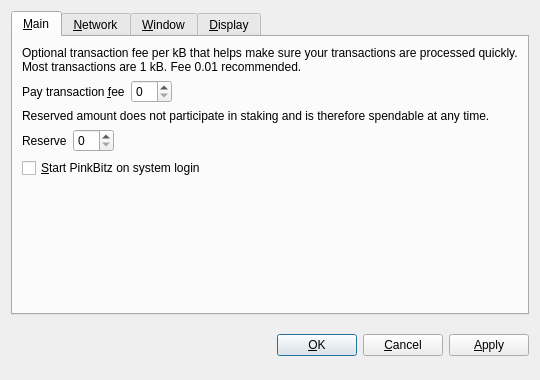
<?xml version="1.0" encoding="UTF-8"?>
<ui version="4.0">
 <class>OptionsDialog</class>
 <widget class="QDialog" name="OptionsDialog">
  <property name="geometry">
   <rect>
    <x>0</x>
    <y>0</y>
    <width>540</width>
    <height>380</height>
   </rect>
  </property>
  <property name="windowTitle">
   <string>Options</string>
  </property>
  <property name="modal">
   <bool>true</bool>
  </property>
  <layout class="QVBoxLayout" name="verticalLayout">
   <item>
    <widget class="QTabWidget" name="tabWidget">
     <property name="tabPosition">
      <enum>QTabWidget::North</enum>
     </property>
     <property name="currentIndex">
      <number>0</number>
     </property>
     <widget class="QWidget" name="tabMain">
      <attribute name="title">
       <string>&amp;Main</string>
      </attribute>
      <layout class="QVBoxLayout" name="verticalLayout_Main">
       <item>
        <widget class="QLabel" name="transactionFeeInfoLabel">
         <property name="text">
          <string>Optional transaction fee per kB that helps make sure your transactions are processed quickly. Most transactions are 1 kB. Fee 0.01 recommended.</string>
         </property>
         <property name="textFormat">
          <enum>Qt::PlainText</enum>
         </property>
         <property name="wordWrap">
          <bool>true</bool>
         </property>
        </widget>
       </item>
       <item>
        <layout class="QHBoxLayout" name="horizontalLayoutFee">
         <item>
          <widget class="QLabel" name="transactionFeeLabel">
           <property name="text">
            <string>Pay transaction &amp;fee</string>
           </property>
           <property name="textFormat">
            <enum>Qt::PlainText</enum>
           </property>
           <property name="buddy">
            <cstring>transactionFee</cstring>
           </property>
          </widget>
         </item>
         <item>
          <widget class="BitcoinAmountField" name="transactionFee"/>
         </item>
         <item>
          <spacer name="horizontalSpacerFee">
           <property name="orientation">
            <enum>Qt::Horizontal</enum>
           </property>
           <property name="sizeHint" stdset="0">
            <size>
             <width>40</width>
             <height>20</height>
            </size>
           </property>
          </spacer>
         </item>
        </layout>
       </item>
       <item>
        <widget class="QLabel" name="reserveBalanceInfoLabel">
         <property name="text">
          <string>Reserved amount does not participate in staking and is therefore spendable at any time.</string>
         </property>
         <property name="textFormat">
          <enum>Qt::PlainText</enum>
         </property>
         <property name="wordWrap">
          <bool>true</bool>
         </property>
        </widget>
       </item>
       <item>
        <layout class="QHBoxLayout" name="horizontalLayoutReserveBalance">
         <item>
          <widget class="QLabel" name="reserveBalanceLabel">
           <property name="text">
            <string>Reserve</string>
           </property>
           <property name="textFormat">
            <enum>Qt::PlainText</enum>
           </property>
           <property name="buddy">
            <cstring>reserveBalance</cstring>
           </property>
          </widget>
         </item>
         <item>
          <widget class="BitcoinAmountField" name="reserveBalance"/>
         </item>
         <item>
          <spacer name="horizontalSpacerReserveBalance">
           <property name="orientation">
            <enum>Qt::Horizontal</enum>
           </property>
           <property name="sizeHint" stdset="0">
            <size>
             <width>40</width>
             <height>20</height>
            </size>
           </property>
          </spacer>
         </item>
        </layout>
       </item>
       <item>
        <widget class="QCheckBox" name="bitcoinAtStartup">
         <property name="toolTip">
          <string>Automatically start PinkBitz after logging in to the system.</string>
         </property>
         <property name="text">
          <string>&amp;Start PinkBitz on system login</string>
         </property>
        </widget>
       </item>
       <item>
        <spacer name="verticalSpacer_Main">
         <property name="orientation">
          <enum>Qt::Vertical</enum>
         </property>
         <property name="sizeHint" stdset="0">
          <size>
           <width>20</width>
           <height>40</height>
          </size>
         </property>
        </spacer>
       </item>
      </layout>
     </widget>
     <widget class="QWidget" name="tabNetwork">
      <attribute name="title">
       <string>&amp;Network</string>
      </attribute>
      <layout class="QVBoxLayout" name="verticalLayout_Network">
       <item>
        <widget class="QCheckBox" name="mapPortUpnp">
         <property name="toolTip">
          <string>Automatically open the PinkBitz client port on the router. This only works when your router supports UPnP and it is enabled.</string>
         </property>
         <property name="text">
          <string>Map port using &amp;UPnP</string>
         </property>
        </widget>
       </item>
       <item>
        <widget class="QCheckBox" name="connectSocks">
         <property name="toolTip">
          <string>Connect to the PinkBitz network through a SOCKS5 proxy (e.g. when connecting through Tor).</string>
         </property>
         <property name="text">
          <string>&amp;Connect through SOCKS5 proxy:</string>
         </property>
        </widget>
       </item>
       <item>
        <layout class="QHBoxLayout" name="horizontalLayout_Network">
         <item>
          <widget class="QLabel" name="proxyIpLabel">
           <property name="text">
            <string>Proxy &amp;IP:</string>
           </property>
           <property name="textFormat">
            <enum>Qt::PlainText</enum>
           </property>
           <property name="buddy">
            <cstring>proxyIp</cstring>
           </property>
          </widget>
         </item>
         <item>
          <widget class="QValidatedLineEdit" name="proxyIp">
           <property name="maximumSize">
            <size>
             <width>140</width>
             <height>16777215</height>
            </size>
           </property>
           <property name="toolTip">
            <string>IP address of the proxy (e.g. 127.0.0.1)</string>
           </property>
          </widget>
         </item>
         <item>
          <widget class="QLabel" name="proxyPortLabel">
           <property name="text">
            <string>&amp;Port:</string>
           </property>
           <property name="textFormat">
            <enum>Qt::PlainText</enum>
           </property>
           <property name="buddy">
            <cstring>proxyPort</cstring>
           </property>
          </widget>
         </item>
         <item>
          <widget class="QLineEdit" name="proxyPort">
           <property name="maximumSize">
            <size>
             <width>55</width>
             <height>16777215</height>
            </size>
           </property>
           <property name="toolTip">
            <string>Port of the proxy (e.g. 9050)</string>
           </property>
          </widget>
         </item>
         <item>
          <spacer name="horizontalSpacer_Network">
           <property name="orientation">
            <enum>Qt::Horizontal</enum>
           </property>
           <property name="sizeHint" stdset="0">
            <size>
             <width>40</width>
             <height>20</height>
            </size>
           </property>
          </spacer>
         </item>
        </layout>
       </item>
       <item>
        <spacer name="verticalSpacer_Network">
         <property name="orientation">
          <enum>Qt::Vertical</enum>
         </property>
         <property name="sizeHint" stdset="0">
          <size>
           <width>20</width>
           <height>40</height>
          </size>
         </property>
        </spacer>
       </item>
      </layout>
     </widget>
     <widget class="QWidget" name="tabWindow">
      <attribute name="title">
       <string>&amp;Window</string>
      </attribute>
      <layout class="QVBoxLayout" name="verticalLayout_Window">
       <item>
        <widget class="QCheckBox" name="minimizeToTray">
         <property name="toolTip">
          <string>Show only a tray icon after minimizing the window.</string>
         </property>
         <property name="text">
          <string>&amp;Minimize to the tray instead of the taskbar</string>
         </property>
        </widget>
       </item>
       <item>
        <widget class="QCheckBox" name="minimizeOnClose">
         <property name="toolTip">
          <string>Minimize instead of exit the application when the window is closed. When this option is enabled, the application will be closed only after selecting Quit in the menu.</string>
         </property>
         <property name="text">
          <string>M&amp;inimize on close</string>
         </property>
        </widget>
       </item>
       <item>
        <spacer name="verticalSpacer_Window">
         <property name="orientation">
          <enum>Qt::Vertical</enum>
         </property>
         <property name="sizeHint" stdset="0">
          <size>
           <width>20</width>
           <height>40</height>
          </size>
         </property>
        </spacer>
       </item>
      </layout>
     </widget>
     <widget class="QWidget" name="tabDisplay">
      <attribute name="title">
       <string>&amp;Display</string>
      </attribute>
      <layout class="QVBoxLayout" name="verticalLayout_Display">
       <item>
        <layout class="QHBoxLayout" name="horizontalLayout_1_Display">
         <item>
          <widget class="QLabel" name="langLabel">
           <property name="text">
            <string>User Interface &amp;language:</string>
           </property>
           <property name="textFormat">
            <enum>Qt::PlainText</enum>
           </property>
           <property name="buddy">
            <cstring>lang</cstring>
           </property>
          </widget>
         </item>
         <item>
          <widget class="QValueComboBox" name="lang">
           <property name="toolTip">
            <string>The user interface language can be set here. This setting will take effect after restarting PinkBitz.</string>
           </property>
          </widget>
         </item>
        </layout>
       </item>
       <item>
        <layout class="QHBoxLayout" name="horizontalLayout_2_Display">
         <item>
          <widget class="QLabel" name="unitLabel">
           <property name="text">
            <string>&amp;Unit to show amounts in:</string>
           </property>
           <property name="textFormat">
            <enum>Qt::PlainText</enum>
           </property>
           <property name="buddy">
            <cstring>unit</cstring>
           </property>
          </widget>
         </item>
         <item>
          <widget class="QValueComboBox" name="unit">
           <property name="toolTip">
            <string>Choose the default subdivision unit to show in the interface and when sending coins.</string>
           </property>
          </widget>
         </item>
        </layout>
       </item>
       <item>
        <widget class="QCheckBox" name="coinControlFeatures">
         <property name="toolTip">
          <string>Whether to show coin control features or not.</string>
         </property>
         <property name="text">
          <string>Display coin &amp;control features (experts only!)</string>
         </property>
        </widget>
       </item>
       <item>
        <widget class="QCheckBox" name="useBlackTheme">
         <property name="text">
          <string>Use black visual theme (requires restart)</string>
         </property>
        </widget>
       </item>
       <item>
        <spacer name="verticalSpacer_Display">
         <property name="orientation">
          <enum>Qt::Vertical</enum>
         </property>
         <property name="sizeHint" stdset="0">
          <size>
           <width>20</width>
           <height>40</height>
          </size>
         </property>
        </spacer>
       </item>
      </layout>
     </widget>
    </widget>
   </item>
   <item>
    <layout class="QHBoxLayout" name="horizontalLayout_Buttons">
     <item>
      <spacer name="horizontalSpacer_1">
       <property name="orientation">
        <enum>Qt::Horizontal</enum>
       </property>
       <property name="sizeHint" stdset="0">
        <size>
         <width>40</width>
         <height>48</height>
        </size>
       </property>
      </spacer>
     </item>
     <item>
      <widget class="QLabel" name="statusLabel">
       <property name="font">
        <font>
         <weight>75</weight>
         <bold>true</bold>
        </font>
       </property>
       <property name="text">
        <string/>
       </property>
       <property name="textFormat">
        <enum>Qt::PlainText</enum>
       </property>
       <property name="wordWrap">
        <bool>true</bool>
       </property>
      </widget>
     </item>
     <item>
      <spacer name="horizontalSpacer_2">
       <property name="orientation">
        <enum>Qt::Horizontal</enum>
       </property>
       <property name="sizeHint" stdset="0">
        <size>
         <width>40</width>
         <height>48</height>
        </size>
       </property>
      </spacer>
     </item>
     <item>
      <widget class="QPushButton" name="okButton">
       <property name="text">
        <string>&amp;OK</string>
       </property>
      </widget>
     </item>
     <item>
      <widget class="QPushButton" name="cancelButton">
       <property name="text">
        <string>&amp;Cancel</string>
       </property>
       <property name="autoDefault">
        <bool>false</bool>
       </property>
      </widget>
     </item>
     <item>
      <widget class="QPushButton" name="applyButton">
       <property name="text">
        <string>&amp;Apply</string>
       </property>
       <property name="autoDefault">
        <bool>false</bool>
       </property>
      </widget>
     </item>
    </layout>
   </item>
  </layout>
 </widget>
 <customwidgets>
  <customwidget>
   <class>BitcoinAmountField</class>
   <extends>QSpinBox</extends>
   <header>bitcoinamountfield.h</header>
  </customwidget>
  <customwidget>
   <class>QValueComboBox</class>
   <extends>QComboBox</extends>
   <header>qvaluecombobox.h</header>
  </customwidget>
  <customwidget>
   <class>QValidatedLineEdit</class>
   <extends>QLineEdit</extends>
   <header>qvalidatedlineedit.h</header>
  </customwidget>
 </customwidgets>
 <resources/>
 <connections/>
</ui>
